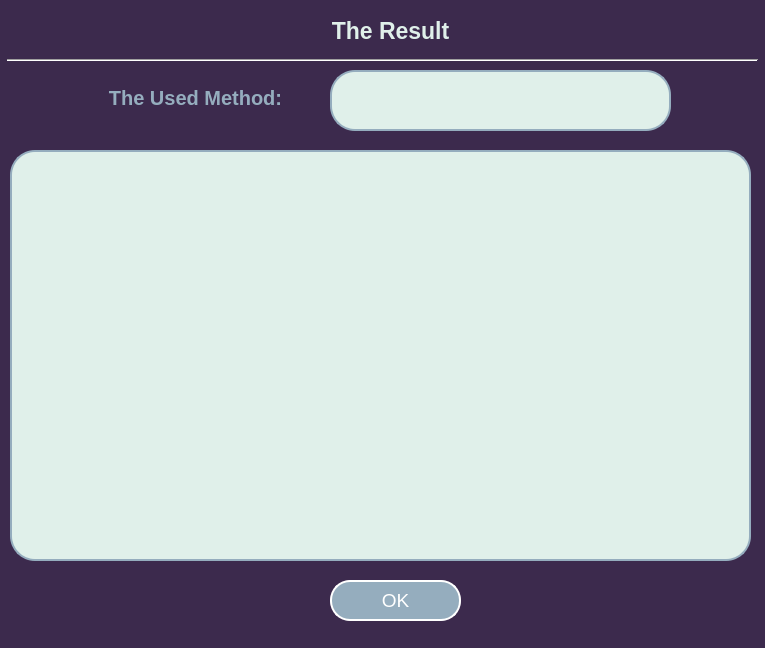
<?xml version="1.0" encoding="UTF-8"?>
<ui version="4.0">
 <class>MainWindow</class>
 <widget class="QMainWindow" name="MainWindow">
  <property name="geometry">
   <rect>
    <x>0</x>
    <y>0</y>
    <width>765</width>
    <height>648</height>
   </rect>
  </property>
  <property name="windowTitle">
   <string>MainWindow</string>
  </property>
  <property name="styleSheet">
   <string notr="true">#centralwidget {
    background-color: rgb(60, 42, 77);
}</string>
  </property>
  <widget class="QWidget" name="centralwidget">
   <property name="styleSheet">
    <string notr="true">color:rgb(60, 42, 77);</string>
   </property>
   <widget class="QLabel" name="Title">
    <property name="geometry">
     <rect>
      <x>290</x>
      <y>10</y>
      <width>201</width>
      <height>41</height>
     </rect>
    </property>
    <property name="font">
     <font>
      <family>Arial</family>
      <pointsize>17</pointsize>
      <weight>75</weight>
      <bold>true</bold>
     </font>
    </property>
    <property name="styleSheet">
     <string notr="true">color:rgb(224, 240, 234)</string>
    </property>
    <property name="text">
     <string>The Result</string>
    </property>
    <property name="alignment">
     <set>Qt::AlignCenter</set>
    </property>
   </widget>
   <widget class="QLineEdit" name="resultLineEdit">
    <property name="geometry">
     <rect>
      <x>10</x>
      <y>150</y>
      <width>741</width>
      <height>411</height>
     </rect>
    </property>
    <property name="font">
     <font>
      <pointsize>14</pointsize>
     </font>
    </property>
    <property name="styleSheet">
     <string notr="true">border-radius: 25px;
background-color:rgb(224, 240, 234);
border: 2px solid rgb(149, 173, 190);
</string>
    </property>
    <property name="alignment">
     <set>Qt::AlignCenter</set>
    </property>
   </widget>
   <widget class="Line" name="line">
    <property name="geometry">
     <rect>
      <x>7</x>
      <y>50</y>
      <width>751</width>
      <height>20</height>
     </rect>
    </property>
    <property name="orientation">
     <enum>Qt::Horizontal</enum>
    </property>
   </widget>
   <widget class="QLabel" name="label_7">
    <property name="geometry">
     <rect>
      <x>70</x>
      <y>72</y>
      <width>251</width>
      <height>51</height>
     </rect>
    </property>
    <property name="font">
     <font>
      <family>Arial</family>
      <pointsize>15</pointsize>
      <weight>75</weight>
      <bold>true</bold>
     </font>
    </property>
    <property name="styleSheet">
     <string notr="true">color:rgb(149, 173, 190)</string>
    </property>
    <property name="text">
     <string>The Used Method:</string>
    </property>
    <property name="alignment">
     <set>Qt::AlignCenter</set>
    </property>
   </widget>
   <widget class="QPushButton" name="okPushButton">
    <property name="geometry">
     <rect>
      <x>330</x>
      <y>580</y>
      <width>131</width>
      <height>41</height>
     </rect>
    </property>
    <property name="font">
     <font>
      <family>Arial</family>
      <pointsize>14</pointsize>
      <weight>50</weight>
      <bold>false</bold>
     </font>
    </property>
    <property name="styleSheet">
     <string notr="true">border-radius: 20px;
border-color:rgb(87, 79, 125);
color: rgb(255, 255, 255);
background-color:rgb(149, 173, 190);
border: 2px solid white;</string>
    </property>
    <property name="text">
     <string>OK</string>
    </property>
   </widget>
   <widget class="QLineEdit" name="nameResultLineEdit">
    <property name="geometry">
     <rect>
      <x>330</x>
      <y>70</y>
      <width>341</width>
      <height>61</height>
     </rect>
    </property>
    <property name="font">
     <font>
      <pointsize>14</pointsize>
     </font>
    </property>
    <property name="styleSheet">
     <string notr="true">border-radius: 25px;
background-color:rgb(224, 240, 234);
border: 2px solid rgb(149, 173, 190);
</string>
    </property>
    <property name="alignment">
     <set>Qt::AlignCenter</set>
    </property>
   </widget>
  </widget>
 </widget>
 <resources/>
 <connections/>
</ui>
